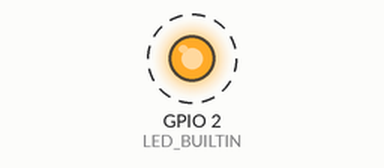
Simulated run of this sketch. Board: ESP32. Shown: output pins drawn as LEDs (lit = HIGH). Dashed ring = blinking. What the sketch prints to the serial monitor is not drawn.

Above: at 0.2 s.
Timing chart, 0 to 3.0 s (numbered marks = the images above):
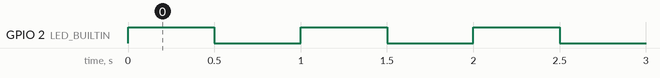

The sketch:

LED_BLINK.ino
```cpp
/*
  DDR- Data Direction Register.
  8 bit variable and then calc which bit is set or not.
  If bit in DDRxN is  set, then it is configured in OUTPUT mode.
  If bit in DDRxN is !set, then it is configured in INPUT  mode.


*/

#define LED_BUILTIN 2


void setup() {
  // put your setup code here, to run once:

  pinMode(LED_BUILTIN, OUTPUT);
  Serial.begin(115200);
  Serial.println("Setup complete");
}


void loop() {
  // put your main code here, to run repeatedly:
Serial.println("led on");
digitalWrite(LED_BUILTIN, HIGH);
delay(500);
Serial.println("led off");
digitalWrite(LED_BUILTIN, LOW );
delay(500);

}
```

Measured:
- by itself, GPIO 2 (LED_BUILTIN): alternates HIGH for 0.50 s and LOW for 0.50 s
